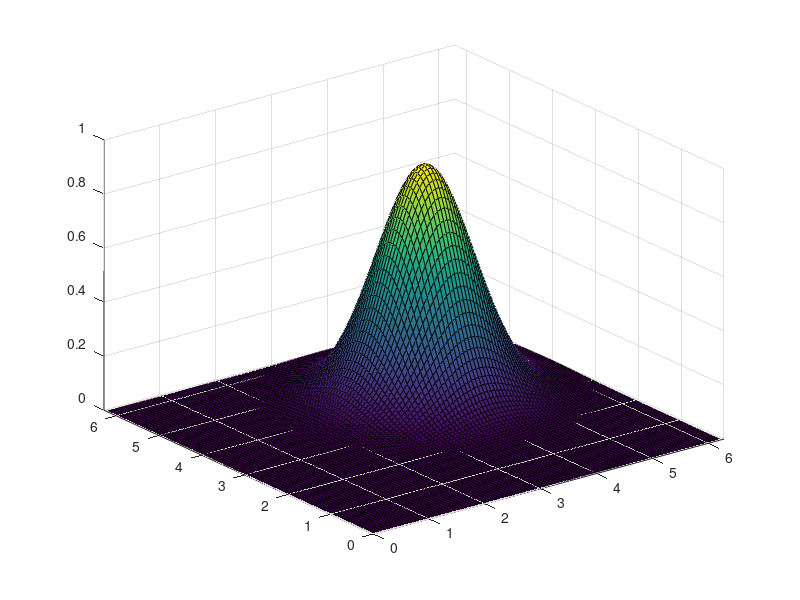

Recreate this plot in MATLAB.
N = 100;
L = 2*pi;

xlist = 1/N:L/N:L;
ylist = 1/N:L/N:L;

[x,y] = meshgrid(xlist,ylist);

z1 = 0.0;
z2 = 1;

% shifted fourier transforms (-N/2 to N/2-1)
fft2s = @(u) fftshift(fft2(u));
ifft2s = @(u) ifft2(ifftshift(u));
% intial shape: heaviside disc
u0 = z2*0.6*((x-3).^2+(y-3).^2 < 1);
v0 = z2*0.6*((x-3).^2+(y-3).^2 < 1);
% intial shape: gaussian
u0 = z2*0.6*exp(-(x-3).^2-(y-3).^2);
v0 = z2*0.6*exp(-(x-3).^2-(y-3).^2);

% initial shape: wave
linedist = abs(x-2);%/sqrt(2);
%u0 = exp(-linedist.^2);
%v0 = u0;
vel0 = zeros(N,N,2);
vel0(:,:,1) = u0;
vel0(:,:,2) = v0;
%u0 = y2*0.6*exp(-4*(x-3).^2);
%u0 = y2*0.6*(abs(sin(x)-0.5)<0.2);

quiver(x,y,u0,v0);
%axis([0 L 0 L 0 z2]);
%hold all;
%% 

c = fft2s(vel0);

klist = -N/2:1:N/2-1;
llist = -N/2:1:N/2-1;
[k,l] = meshgrid(klist,llist);
k = repmat(k,1,1,2);
l = repmat(l,1,1,2);

dt = 0.00025;

k2 = k.^2;
l2 = l.^2;
k2l2 = k2+l2;
nu = 0;
i = 1:N/100:N;

for t = 0:dt:400*dt
    % u_t = u_xx+u_yy
    %dcdt = -k2l2.*c;
    % u_t = -u*u_x - v*u_y + nu*(u_xx+u_yy)
    % v_t = -u*v_x - v*v_y + nu*(v_xx+v_yy)
    dcdt = -10j*(k+l).*c - nu*k2l2.*c;
    
    c = c + dt * dcdt;
    clf;
    vel = real(ifft2s(c));
    %quiver(x(i,i),y(i,i),,vel(i,i,2));
    vabs = sqrt(vel(i,i,1).^2 + vel(i,i,2).^2);
    surf(x(i,i),y(i,i),vabs);
    axis([0 L 0 L]);
    drawnow();
    %pause(0.3);
end
